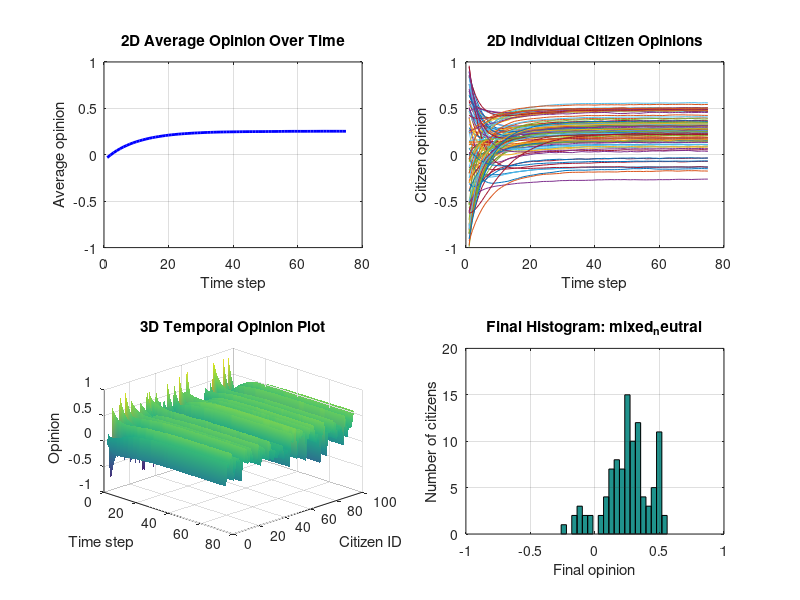
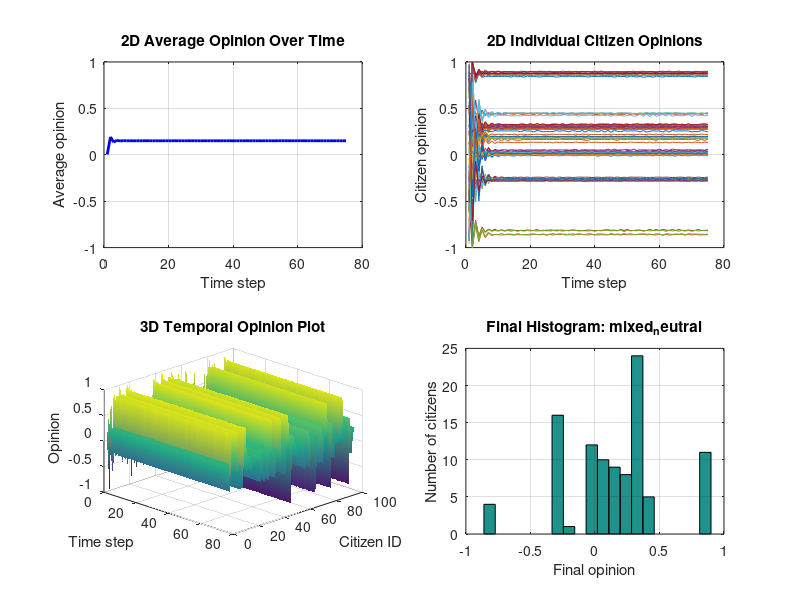
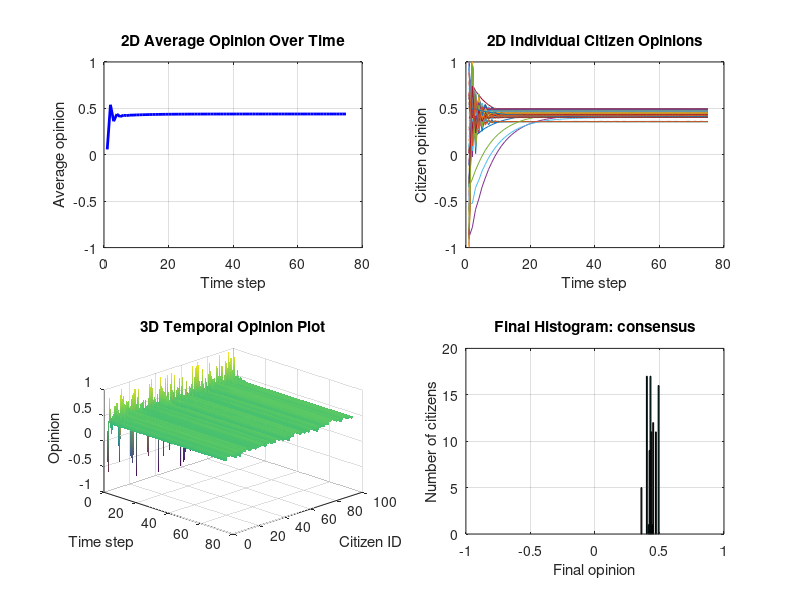

These charts were generated, in order, by the following MATLAB code:
% This script simulates how opinions change in a social network.
% Run it from this folder with:
%   octave baseline.m

clear;
clc;

fprintf('Opinion Dynamics ABM: AI Learning Assistants\n');
script_file = mfilename('fullpath');
if isempty(script_file)
    script_dir = pwd;
else
    script_dir = fileparts(script_file);
end

output_dir = fullfile(script_dir, '..', 'results');
if exist(output_dir, 'dir') ~= 7
    mkdir(output_dir);
end

scenario_list = {
    'baseline';
    'baseline_extreme_influencer_low_expert';
    'baseline_extreme_expert_low_influencer'
};

summary_rows = cell(length(scenario_list), 6);

for scenario_index = 1:length(scenario_list)
scenario_name = scenario_list{scenario_index};
fprintf('Scenario: %s\n', scenario_name);

    % These values set the population size and simulation length.
    N = 100;             % The number of citizens is within the required range.
    I = 5;               % The number of influencers is within the required range.
    E = 3;               % The number of education experts is within the required range.
    time_steps = 75;     % The number of time steps is within the required range.

    seed = 2133;

    % These probabilities control how connected the agents are.
    p_cc = 0.08;         % This controls citizen-to-citizen links.
    p_ci = 0.45;         % This controls citizen-to-influencer links.
    p_ce = 0.30;         % This controls citizen-to-expert links.

    % These rates control how strongly opinions move after interaction.
    alpha = 0.05;        % This controls direct citizen influence.
    beta = 0.12;         % This controls neighbour averaging.
    gamma = 0.10;        % This controls expert influence.
    delta = 0.10;        % This controls influencer influence.

    % These values give different agent roles different influence levels.
    citizen_influence = 0.35;
    influencer_strength_value = 1.25;
    expert_strength = 0.75;

    % These ranges describe how much citizens trust each connected agent type.
    trust_cc_min = 0.25;
    trust_cc_max = 0.75;
    trust_ci_min = 0.35;
    trust_ci_max = 0.80;
    trust_ce_min = 0.60;
    trust_ce_max = 0.95;

    if strcmp(scenario_name, 'baseline_extreme_influencer_low_expert')
        seed = 2233;
        delta = 0.50;
        influencer_strength_value = 3.00;
        gamma = 0.01;
        expert_strength = 0.05;
        p_ci = 0.60;
        p_ce = 0.10;
        trust_ci_min = 0.85;
        trust_ci_max = 1.00;
        trust_ce_min = 0.01;
        trust_ce_max = 0.10;
    elseif strcmp(scenario_name, 'baseline_extreme_expert_low_influencer')
        seed = 2333;
        gamma = 0.50;
        expert_strength = 3.00;
        delta = 0.01;
        influencer_strength_value = 0.05;
        p_ce = 0.60;
        p_ci = 0.10;
        trust_ce_min = 0.85;
        trust_ce_max = 1.00;
        trust_ci_min = 0.01;
        trust_ci_max = 0.10;
    end

    fprintf('  agents: citizens=%d, influencers=%d, experts=%d, time steps=%d\n', ...
            N, I, E, time_steps);
    fprintf('  network probabilities: citizen=%.2f, influencer=%.2f, expert=%.2f\n', ...
            p_cc, p_ci, p_ce);
    fprintf('  update rates: alpha=%.2f, beta=%.2f, gamma=%.2f, delta=%.2f\n', ...
            alpha, beta, gamma, delta);

    % The initial opinions and fixed role opinions are created here.
    rand('seed', seed);
    randn('seed', seed);

    % Citizen opinions begin with a mix of negative, neutral, and positive views.
    O_citizens = -1 + 2 * rand(N, 1);

    % Influencers are given stronger opinions so their social effect can be tested.
    base_influencer_opinions = [0.95; 0.90; -0.95; -0.90; 0.95; -0.90; 0.70; -0.70; 0.80; -0.75];
    O_influencers = base_influencer_opinions(1:I);

    % Experts are kept closer to balanced or moderately supportive opinions.
    base_expert_opinions = [0.35; 0.45; 0.50; 0.25; 0.55];
    O_experts = base_expert_opinions(1:E);

    citizen_influence_vector = citizen_influence * ones(N, 1);
    influencer_strength = influencer_strength_value * ones(I, 1);

    % The social network and trust values are generated randomly for each scenario.
    rand('seed', seed + 1000);
    randn('seed', seed + 1000);

    A_cc = double(rand(N, N) < p_cc);
    A_cc = A_cc - diag(diag(A_cc));       % Citizens should not connect to themselves.

    A_ci = double(rand(N, I) < p_ci);
    A_ce = double(rand(N, E) < p_ce);

    T_cc = (trust_cc_min + (trust_cc_max - trust_cc_min) * rand(N, N)) .* A_cc;
    T_ci = (trust_ci_min + (trust_ci_max - trust_ci_min) * rand(N, I)) .* A_ci;
    T_ce = (trust_ce_min + (trust_ce_max - trust_ce_min) * rand(N, E)) .* A_ce;

    % The simulation stores both individual opinions and the population average.
    O = O_citizens;
    opinion_history = zeros(time_steps, N);
    average_history = zeros(time_steps, 1);

    opinion_history(1, :) = O';
    average_history(1) = mean(O);

    for t = 2:time_steps
        O_new = O;

        for i = 1:N
            current_opinion = O(i);

            % A citizen may be directly influenced by one connected citizen.
            neighbours = find(A_cc(i, :) > 0);
            if isempty(neighbours)
                direct_effect = 0;
                average_effect = 0;
            else
                selected_position = ceil(rand * length(neighbours));
                j = neighbours(selected_position);
                trust_ij = T_cc(i, j);

                direct_effect = alpha ...
                              * trust_ij ...
                              * citizen_influence_vector(j) ...
                              * (O(j) - O(i));

                mean_neighbour_opinion = mean(O(neighbours));
                average_effect = beta * (mean_neighbour_opinion - O(i));
            end

            % Connected experts pull opinions toward a more balanced position.
            connected_experts = find(A_ce(i, :) > 0);
            if isempty(connected_experts)
                expert_effect = 0;
            else
                trust_expert = mean(T_ce(i, connected_experts));
                mean_expert_opinion = mean(O_experts(connected_experts));
                expert_effect = gamma ...
                              * trust_expert ...
                              * expert_strength ...
                              * (mean_expert_opinion - current_opinion);
            end

            % Connected influencers can move opinions more strongly.
            connected_influencers = find(A_ci(i, :) > 0);
            if isempty(connected_influencers)
                influencer_effect = 0;
            else
                trust_influencer = mean(T_ci(i, connected_influencers));
                mean_influencer_opinion = mean(O_influencers(connected_influencers));
                mean_influencer_strength = mean(influencer_strength(connected_influencers));
                influencer_effect = delta ...
                                  * trust_influencer ...
                                  * mean_influencer_strength ...
                                  * (mean_influencer_opinion - current_opinion);
            end

            O_new(i) = current_opinion ...
                     + direct_effect ...
                     + average_effect ...
                     + expert_effect ...
                     + influencer_effect;
        end

        % Opinion values are kept inside the allowed range.
        O = max(-1, min(1, O_new));
        opinion_history(t, :) = O';
        average_history(t) = mean(O);
    end

    final_opinions = O;

    % Summary values are used to classify the final opinion pattern.
    final_mean = mean(final_opinions);
    final_std = std(final_opinions);
    final_min = min(final_opinions);
    final_max = max(final_opinions);

    share_positive = mean(final_opinions > 0.35);
    share_negative = mean(final_opinions < -0.35);
    share_neutral = mean(abs(final_opinions) <= 0.20);

    same_sign_links = 0;
    total_links = 0;

    for i = 1:length(final_opinions)
        neighbours = find(A_cc(i, :) > 0);
        for k = 1:length(neighbours)
            j = neighbours(k);
            if sign(final_opinions(i)) == sign(final_opinions(j))
                same_sign_links = same_sign_links + 1;
            end
            total_links = total_links + 1;
        end
    end

    if total_links == 0
        echo_score = 0;
    else
        echo_score = same_sign_links / total_links;
    end

    if final_std < 0.15 && abs(final_mean) > 0.35
        classification = 'consensus';
    elseif share_positive > 0.20 && share_negative > 0.20 && final_std > 0.35
        classification = 'polarization';
    elseif echo_score > 0.65 && final_std > 0.25
        classification = 'echo_chambers';
    elseif final_std > 0.45
        classification = 'fragmentation';
    elseif share_neutral > 0.45
        classification = 'mixed_neutral';
    else
        classification = 'mixed_neutral';
    end

    % Each scenario is shown using the required plots.
    time_axis = 1:time_steps;
    citizen_axis = 1:N;
    scenario_title = strrep(scenario_name, '_', ' ');

    figure('Name', ['Results - ' scenario_title]);

    subplot(2, 2, 1);
    plot(time_axis, average_history, 'b-', 'LineWidth', 2);
    grid on;
    ylim([-1 1]);
    xlabel('Time step');
    ylabel('Average opinion');
    title('2D Average Opinion Over Time');

    subplot(2, 2, 2);
    plot(time_axis, opinion_history);
    grid on;
    ylim([-1 1]);
    xlabel('Time step');
    ylabel('Citizen opinion');
    title('2D Individual Citizen Opinions');

    subplot(2, 2, 3);
    surf(time_axis, citizen_axis, opinion_history');
    shading interp;
    xlabel('Time step');
    ylabel('Citizen ID');
    zlabel('Opinion');
    zlim([-1 1]);
    title('3D Temporal Opinion Plot');
    view(45, 30);

    subplot(2, 2, 4);
    hist(final_opinions, 20);
    grid on;
    xlim([-1 1]);
    xlabel('Final opinion');
    ylabel('Number of citizens');
    title(['Final Histogram: ' classification]);

    drawnow;

    % The combined graph is saved so it can be used in the report or website.
    graph_file = fullfile(output_dir, [scenario_name '_graphs.png']);
    try
        print(graph_file, '-dpng', '-r150');
    catch
        fprintf('  graph image could not be saved, but the figure was created.\n');
    end

    summary_rows{scenario_index, 1} = scenario_name;
    summary_rows{scenario_index, 2} = final_mean;
    summary_rows{scenario_index, 3} = final_std;
    summary_rows{scenario_index, 4} = final_min;
    summary_rows{scenario_index, 5} = final_max;
    summary_rows{scenario_index, 6} = classification;

    fprintf('  final mean = %.4f, std = %.4f, class = %s\n', ...
            final_mean, final_std, classification);
    fprintf('  positive share = %.2f, negative share = %.2f, neutral share = %.2f, echo score = %.2f\n', ...
            share_positive, share_negative, share_neutral, echo_score);

    if strcmp(classification, 'consensus')
        fprintf('  interpretation: most citizens moved toward a similar opinion.\n');
    elseif strcmp(classification, 'polarization')
        fprintf('  interpretation: both supportive and opposing opinion groups remain strong.\n');
    elseif strcmp(classification, 'fragmentation')
        fprintf('  interpretation: final opinions remain widely spread across the population.\n');
    elseif strcmp(classification, 'echo_chambers')
        fprintf('  interpretation: connected citizens tend to share similar final opinions.\n');
    else
        fprintf('  interpretation: public opinion remains moderate or mixed.\n');
    end
end

fprintf('\nBaseline boundary test summary:\n');
fprintf('%-40s %-12s %-12s %-12s %-12s %s\n', ...
        'Scenario', 'Mean', 'Std', 'Min', 'Max', 'Classification');
fprintf('%-40s %-12s %-12s %-12s %-12s %s\n', ...
        '--------', '----', '---', '---', '---', '--------------');

for i = 1:size(summary_rows, 1)
    fprintf('%-40s %-12.6f %-12.6f %-12.6f %-12.6f %s\n', ...
            summary_rows{i, 1}, summary_rows{i, 2}, summary_rows{i, 3}, ...
            summary_rows{i, 4}, summary_rows{i, 5}, summary_rows{i, 6});
end

fprintf('\nDone. Graph images saved in ../results\n');
